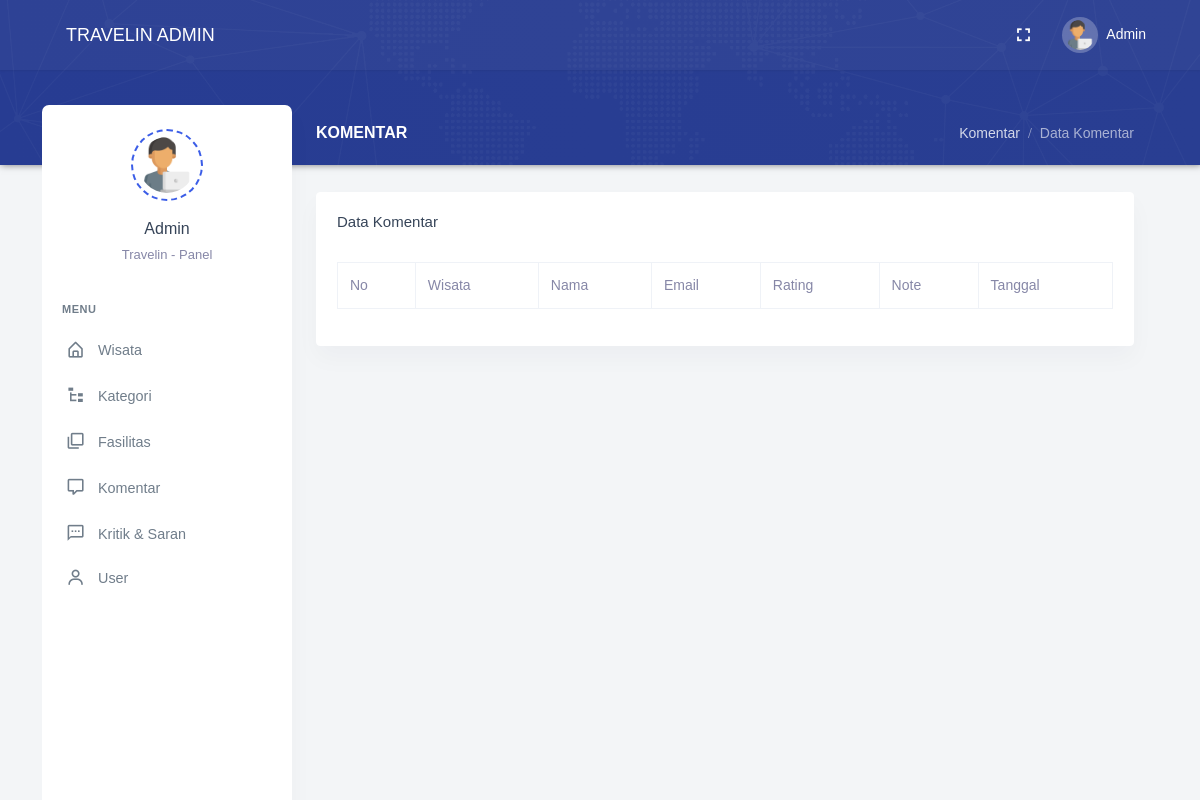
Before: /admin/src/pages/komentar/index.php with the older database file.
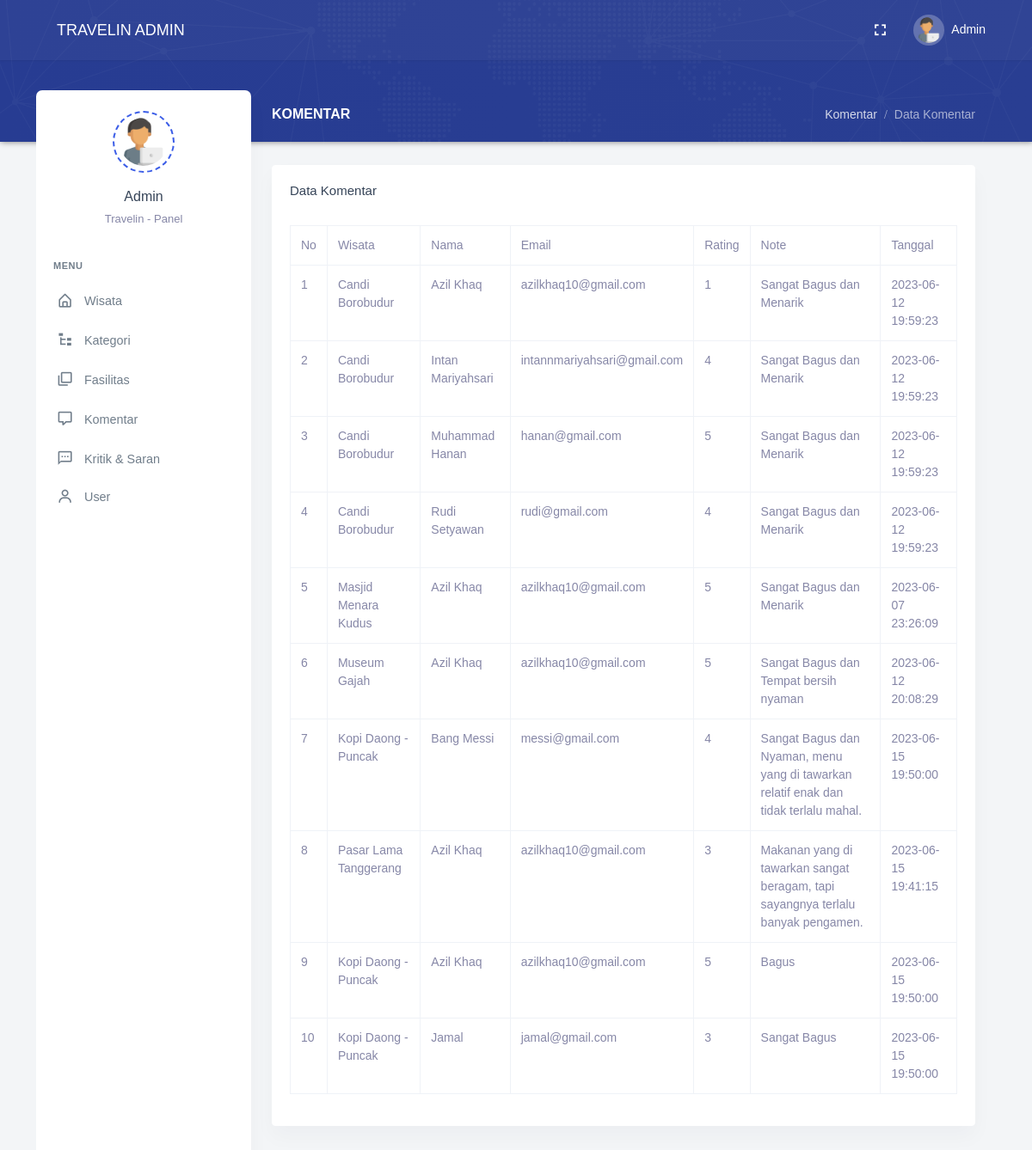
After: the same page with the newer database file.
### tables this page shows
CREATE TABLE `comments` (
  `id` int(11) NOT NULL,
  `fullname` varchar(255) NOT NULL,
  `email` varchar(50) DEFAULT NULL,
  `tour_id` int(11) NOT NULL,
  `note` text NOT NULL,
  `rating` int(11) NOT NULL,
  `created_at` datetime NOT NULL DEFAULT current_timestamp(),
  `updated_at` datetime NOT NULL DEFAULT current_timestamp()
);

CREATE TABLE `tours` (
  `id` int(11) NOT NULL,
  `category_id` int(11) NOT NULL,
  `name` varchar(255) NOT NULL,
  `description` text NOT NULL,
  `address` text NOT NULL,
  `url_map` text NOT NULL,
  `created_at` datetime NOT NULL DEFAULT current_timestamp(),
  `updated_at` datetime NOT NULL DEFAULT current_timestamp()
);

### admin/src/pages/komentar/index.php (the view, shortened to what this page needs)
<?php include_once "../../layouts/head.php" ?>
<body data-layout="detached" data-topbar="colored">
    <div class="container-fluid">
        <div id="layout-wrapper">
            <?php include_once "../../layouts/topbar.php" ?>
            <?php include_once "../../layouts/sidebar.php" ?>
            <div class="main-content">
                <div class="page-content">
                    <div class="row">
                        <div class="col-12">
                            <div class="page-title-box d-flex align-items-center justify-content-between">
                                <h4 class="page-title mb-0 font-size-18">Komentar</h4>
                                <div class="page-title-right">
                                    <ol class="breadcrumb m-0">
                                        <li class="breadcrumb-item"><a href="javascript: void(0);">Komentar</a></li>
                                        <li class="breadcrumb-item active">Data Komentar</li>
                                    </ol>
                                </div>
                            </div>
                        </div>
                    </div>
                    <div class="card">
                        <div class="card-body">
                            <h4 class="card-title pb-4">Data Komentar</h4>
                            <table id="datatable" class="table table-bordered dt-responsive nowrap" style="border-collapse: collapse; border-spacing: 0; width: 100%;">
                                <thead>
                                    <tr>
                                        <th>No</th>
                                        <th>Wisata</th>
                                        <th>Nama</th>
                                        <th>Email</th>
                                        <th>Rating</th>
                                        <th>Note</th>
                                        <th>Tanggal</th>
                                    </tr>
                                </thead>
                                <tbody>
                                    <?php
                                    $i = 0;
                                    include('./koneksi.php');
                                    $query = mysqli_query($conn, "SELECT * FROM comments LEFT JOIN tours ON comments.tour_id = tours.id");
                                    while ($data = mysqli_fetch_array($query)) {
                                        $i++;
                                    ?>
                                        <tr>
                                            <td><?php echo $i ?></td>
                                            <td><?php echo $data['name'] ?></td>
                                            <td><?php echo $data['fullname'] ?></td>
                                            <td><?php echo $data['email'] ?></td>
                                            <td><?php echo $data['rating'] ?></td>
                                            <td><?php echo $data['note'] ?></td>
                                            <td><?php echo $data['created_at'] ?></td>
                                        </tr>
                                    <?php
                                    }
                                    ?>
                                </tbody>
                            </table>
                        </div>
                    </div>
                </div>
            </div>
        </div>
    </div>
    <?php include_once "../../layouts/script.php" ?>
</body>

### admin/src/layouts/head.php (shortened to what this page needs)
<!doctype html>
<html lang="en">
<head>
    <link href="../../../assets/libs/admin-resources/jquery.vectormap/jquery-jvectormap-1.2.2.css" rel="stylesheet" type="text/css" />
    <link href="../../../assets/css/bootstrap.min.css" rel="stylesheet" type="text/css" />
    <link href="../../../assets/css/icons.min.css" rel="stylesheet" type="text/css" />
    <link href="../../../assets/css/app.min.css" rel="stylesheet" type="text/css" />
    <link href="../../../assets/css/style.css" rel="stylesheet" type="text/css" />
    <link href="../../../assets/libs/datatables.net-bs4/css/dataTables.bootstrap4.min.css" rel="stylesheet" type="text/css" />
    <link href="../../../assets/libs/datatables.net-buttons-bs4/css/buttons.bootstrap4.min.css" rel="stylesheet" type="text/css" />
    <link href="../../../assets/libs/datatables.net-responsive-bs4/css/responsive.bootstrap4.min.css" rel="stylesheet" type="text/css" />
    <link rel="stylesheet" type="text/css" href="https://cdnjs.cloudflare.com/ajax/libs/dropzone/5.9.3/min/dropzone.min.css">
</head>

### admin/src/layouts/topbar.php (shortened to what this page needs)
<header id="page-topbar">
    <div class="navbar-header">
        <div class="container-fluid">
            <div class="float-end">
                <div class="dropdown d-none d-lg-inline-block ms-1">
                    <button type="button" class="btn header-item noti-icon waves-effect" data-toggle="fullscreen">
                        <i class="mdi mdi-fullscreen"></i>
                    </button>
                </div>
                <div class="dropdown d-inline-block">
                    <button type="button" class="btn header-item waves-effect" id="page-header-user-dropdown" data-bs-toggle="dropdown" aria-haspopup="true" aria-expanded="false">
                        <img class="rounded-circle header-profile-user" src="../../../assets/images/programmer.png" alt="Header Avatar">
                        <span class="d-none d-xl-inline-block ms-1">Admin</span>
                    </button>
                </div>
            </div>
            <div>
                <div class="navbar-brand-box">
                    <a href="index.html" class="logo logo-light">
                        <span class="logo-lg">
                            TRAVELIN ADMIN
                        </span>
                    </a>
                </div>
            </div>
        </div>
    </div>
</header>

### admin/src/layouts/sidebar.php
<div class="vertical-menu">
    <div class="h-100">
        <div class="user-wid text-center py-4">
            <div class="user-img">
                <img src="../../../assets/images/programmer.png" alt="" class="avatar-md mx-auto rounded-circle">
            </div>
            <div class="mt-3">
                <a href="#" class="text-reset fw-medium font-size-16">Admin</a>
                <p class="text-muted mt-1 mb-0 font-size-13">Travelin - Panel</p>
            </div>
        </div>
        <div id="sidebar-menu">
            <ul class="metismenu list-unstyled" id="side-menu">
                <li class="menu-title">Menu</li>
                <li>
                    <a href="../tours" class="waves-effect">
                        <i class="bx bx-home-alt"></i>
                        <span>Wisata</span>
                    </a>
                </li>
                <li>
                    <a href="../kategori" class="waves-effect">
                        <i class="mdi mdi-file-tree"></i>
                        <span>Kategori</span>
                    </a>
                </li>
                <li>
                    <a href="../facility" class="waves-effect">
                        <i class="mdi mdi-checkbox-multiple-blank-outline"></i>
                        <span>Fasilitas</span>
                    </a>
                </li>
                <li>
                    <a href="../komentar" class="waves-effect">
                        <i class="mdi mdi-comment-outline"></i>
                        <span>Komentar</span>
                    </a>
                </li>
                <li>
                    <a href="../suggestion" class="waves-effect">
                        <i class="mdi mdi-message-processing-outline"></i>
                        <span>Kritik & Saran</span>
                    </a>
                </li>
                <li>
                    <a href="../user/user.php" class="waves-effect">
                        <i class="bx bx-user"></i>
                        <span>User</span>
                    </a>
                </li>
            </ul>
        </div>
    </div>
</div>

### admin/src/layouts/script.php (shortened to what this page needs)
<link rel="stylesheet" href="sweetalert2.min.css">

### admin/src/layouts/topbar.php (style rules this page uses)
.logo { color: white; line-height: 70px; font-size: 18px; font-weight: 400; }

Changed rows visible on the page:
added comments: tour.name "Candi Borobudur", fullname "Azil Khaq", email "azilkhaq10@gmail.com", rating "1", note "Sangat Bagus dan Menarik", tour.created_at "2023-06-12 19:59:23"
added comments: tour.name "Candi Borobudur", fullname "Intan Mariyahsari", email "intannmariyahsari@gmail.com", rating "4", note "Sangat Bagus dan Menarik", tour.created_at "2023-06-12 19:59:23"
added comments: tour.name "Candi Borobudur", fullname "Muhammad Hanan", email "hanan@gmail.com", rating "5", note "Sangat Bagus dan Menarik", tour.created_at "2023-06-12 19:59:23"
added comments: tour.name "Candi Borobudur", fullname "Rudi Setyawan", email "rudi@gmail.com", rating "4", note "Sangat Bagus dan Menarik", tour.created_at "2023-06-12 19:59:23"
added comments: tour.name "Masjid Menara Kudus", fullname "Azil Khaq", email "azilkhaq10@gmail.com", rating "5", note "Sangat Bagus dan Menarik", tour.created_at "2023-06-07 23:26:09"
added comments: tour.name "Museum Gajah", fullname "Azil Khaq", email "azilkhaq10@gmail.com", rating "5", note "Sangat Bagus dan Tempat bersih nyaman", tour.created_at "2023-06-12 20:08:29"
added comments: tour.name "Kopi Daong - Puncak", fullname "Bang Messi", email "messi@gmail.com", rating "4", note "Sangat Bagus dan Nyaman, menu yang di tawarkan relatif enak dan tidak terlalu mahal.", tour.created_at "2023-06-15 19:50:00"
added comments: tour.name "Pasar Lama Tanggerang", fullname "Azil Khaq", email "azilkhaq10@gmail.com", rating "3", note "Makanan yang di tawarkan sangat beragam, tapi sayangnya terlalu banyak pengamen.", tour.created_at "2023-06-15 19:41:15"
added comments: tour.name "Kopi Daong - Puncak", fullname "Azil Khaq", email "azilkhaq10@gmail.com", rating "5", note "Bagus", tour.created_at "2023-06-15 19:50:00"
added comments: tour.name "Kopi Daong - Puncak", fullname "Jamal", email "jamal@gmail.com", rating "3", note "Sangat Bagus", tour.created_at "2023-06-15 19:50:00"
